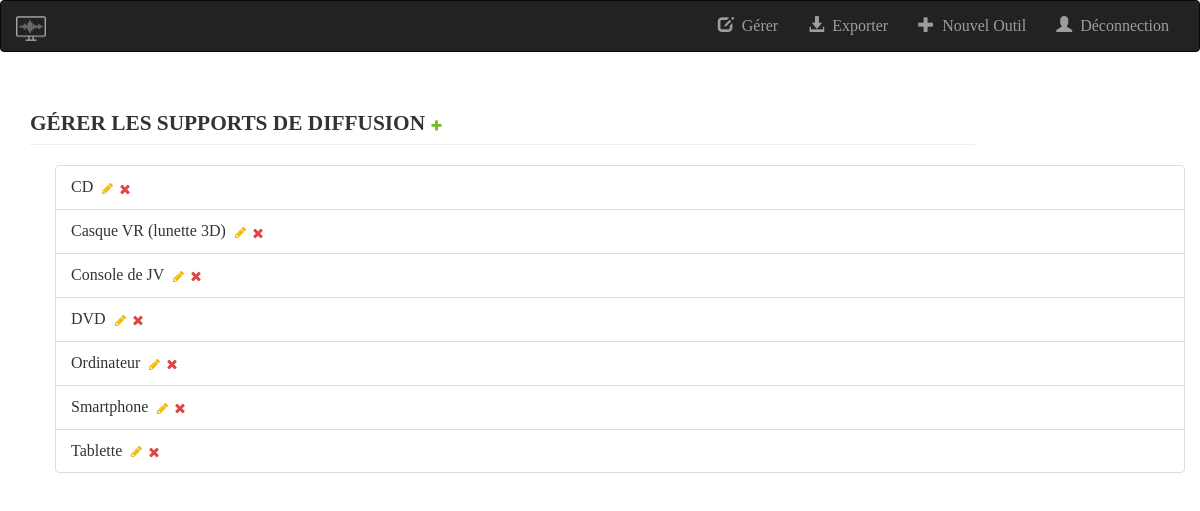
/gerer_supportdiffusion/ (signed in), run on the app's committed database.
### bdmultimedia/models.py (models this page shows, shortened)
@python_2_unicode_compatible
class SupportDiffusion(models.Model):
    nom = models.CharField(max_length=200, unique=True)
    class Meta:
        verbose_name = "support de diffusion"
        verbose_name_plural = "supports de diffusion"

### bdmultimedia/views.py (the view)
# urls.py: url(r'^gerer_supportdiffusion/$', views.GererSupportDiffusion.as_view(), name='gerer_supportDiffusion'),
class GererSupportDiffusion(generic.ListView):
    model = SupportDiffusion
    template_name = 'gerer_supportDiffusion.html'
    context_object_name = 'all_supportDiffusion'
    liste = SupportDiffusion.objects.order_by('nom')
    def get_queryset(self):
        return GererSupportDiffusion.liste

### bdmultimedia/Templates/gerer_supportDiffusion.html (shortened to what this page needs)
{% extends "base.html" %}
{% load staticfiles %}
{% load bootstrap_tags %}
{% block body %}
    <div class="container-fluid">
        <div class="col-md-10">
            <h3 class="page-header">
                Gérer les supports de diffusion
                {% if user.is_authenticated %}
                     <a class="related-widget-wrapper-link add-related" id="add_id_prod_type"
                        href="JavaScript:newPopup('/admin/bdmultimedia/supportdiffusion/add/?_to_field=id&amp;_popup=1');"
                        title="Ajouter un autre support de diffusion">
                        <img src="/static/media/icon-addlink.svg" alt="Ajouter"/>
                    </a>
                {% endif %}
            </h3>
        </div>
    </div>
<div class="container-fluid">
    <ul>
        {% for supportDiffusion in all_supportDiffusion %}
            <li class="list-group-item"> {{ supportDiffusion.nom }}&nbsp;
                {% if user.is_authenticated %}
                    <a class="related-widget-wrapper-link add-related" id="change_id_prod_type"
                        href="JavaScript:newPopup('/admin/bdmultimedia/supportdiffusion/{{ supportDiffusion.id }}/change/?_to_field=id&_popup=1');"
                        title="Modifier le support de diffusion">
                        <img src="/static/media/icon-changelink.svg" alt="Modifier"/>
                    </a>
                    <a class="related-widget-wrapper-link add-related" id="delete_id_prod_type"
                        href="JavaScript:newPopup('/admin/bdmultimedia/supportdiffusion/{{ supportDiffusion.id }}/delete/?_to_field=id&_popup=1');"
                        title="Suprimer le support de diffusion">
                        <img src="/static/media/icon-deletelink.svg" alt="Suprimer"/>
                    </a>
                {% endif %}
            </li>
        {% endfor %}
    </ul>
</div>
{% endblock %}

### bdmultimedia/static/css/style.css (style rules this page uses)
ul { list-style-type: circle; }
li,div { font-family: 'UniversLTPro-55Roman'; src: url('webfonts/281358_0_unhinted_0.woff') format('woff'), url('webfonts/281358_0_unhinted_0.ttf') format('truetype'); font-size: 12pt; }
h1, h2, h3, h4, h5, h6 { font-family: 'UniversLTPro-55Roman'; src: url('webfonts/281358_0_unhinted_0.woff') format('woff'), url('webfonts/281358_0_unhinted_0.ttf') format('truetype'); text-transform: uppercase; }
h3 { font-size: 16pt; font-weight: bold; }

### data on the page
SupportDiffusion: nom "CD"
SupportDiffusion: nom "Casque VR (lunette 3D)"
SupportDiffusion: nom "Console de JV"
SupportDiffusion: nom "DVD"
SupportDiffusion: nom "Ordinateur"
SupportDiffusion: nom "Smartphone"
SupportDiffusion: nom "Tablette"
